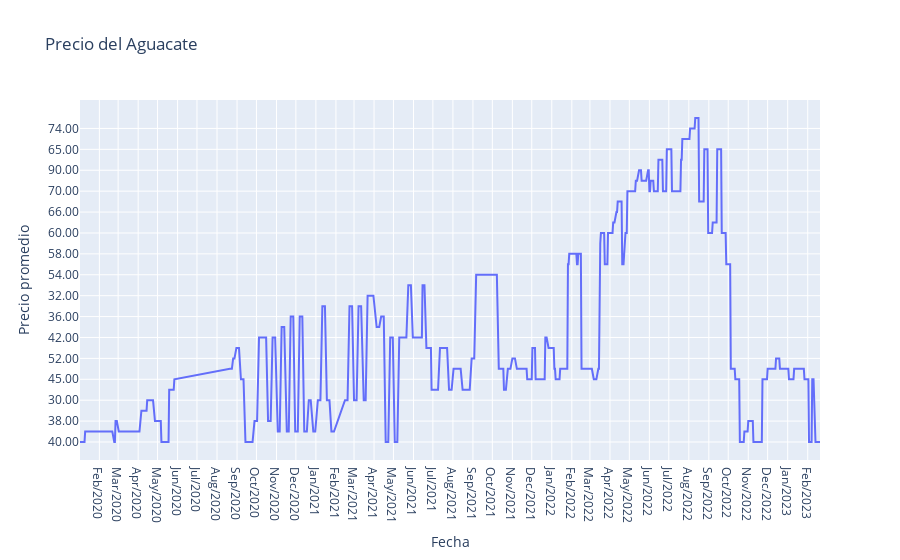

The cell this chart's notebook holds for it:
### Code cell
aux= Aguacate_Hass.loc[Aguacate_Hass['Fecha']>= '01-01-2020'].reset_index(drop = True)
fig = px.line(aux, x="Fecha", y='Frec',
              title='Precio del Aguacate')
fig.update_xaxes(
    dtick="M1",
    tickformat="%b/%Y")
fig.update_layout(
    yaxis_title="Precio promedio")
fig.show()

### Figure 1 — Plotly figure (JSON) as saved in the notebook; plotly's stock layout.template omitted (floating-point values rounded to 4 significant figures; data arrays with more than 128 entries replaced by an {"elided": "..."} marker saying what was removed)
{"data": [{"hovertemplate": "Fecha=%{x}<br>Frec=%{y}<extra></extra>", "legendgroup": "", "line": {"color": "#636efa", "dash": "solid"}, "marker": {"symbol": "circle"}, "mode": "lines", "name": "", "orientation": "v", "showlegend": false, "type": "scatter", "x": {"elided": "718 str values"}, "xaxis": "x", "y": {"elided": "718 str values"}, "yaxis": "y"}], "layout": {"legend": {"tracegroupgap": 0}, "title": {"text": "Precio del Aguacate"}, "xaxis": {"anchor": "y", "domain": [0, 1], "dtick": "M1", "tickformat": "%b/%Y", "title": {"text": "Fecha"}}, "yaxis": {"anchor": "x", "domain": [0, 1], "title": {"text": "Precio promedio"}}}}
